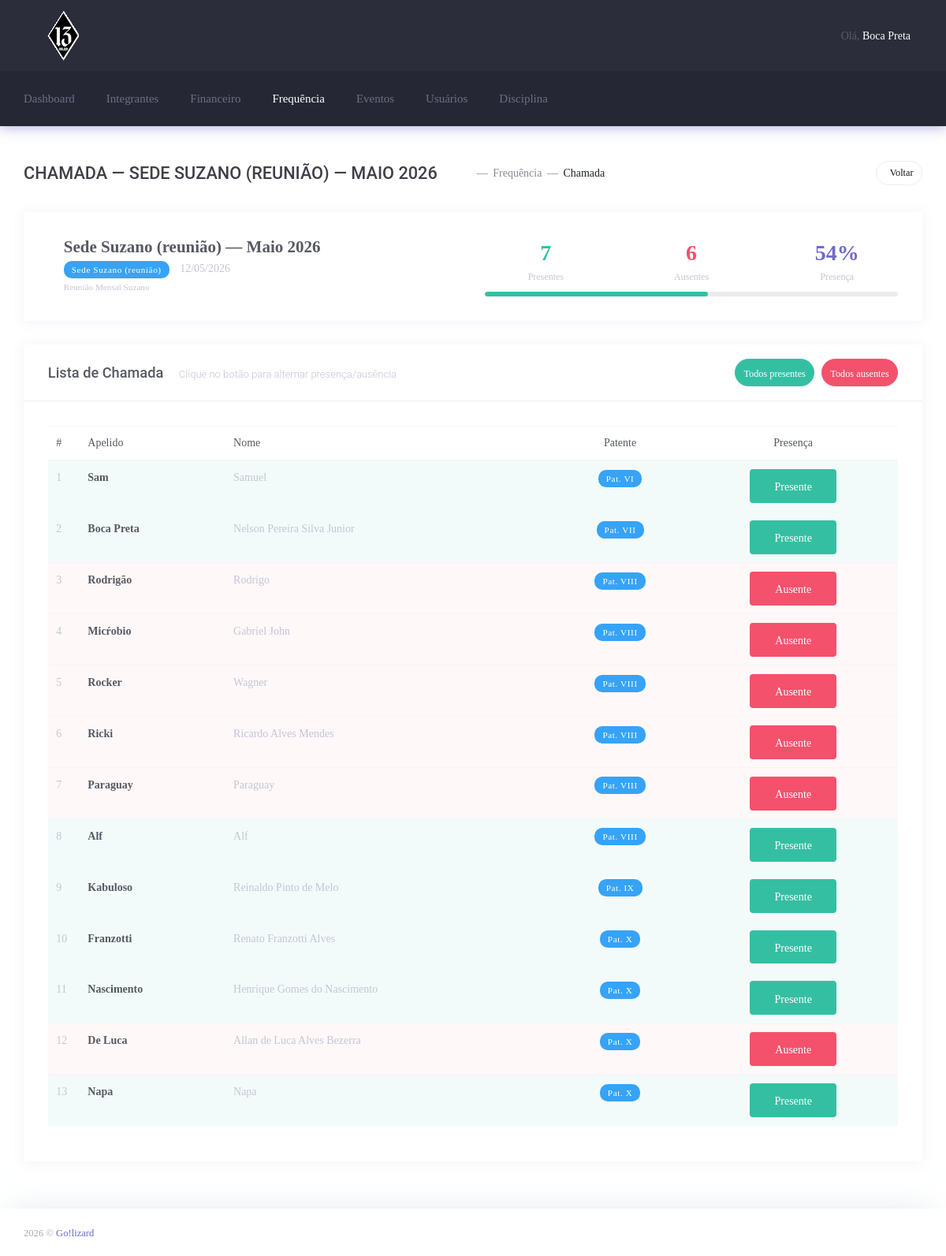
/admin/frequencia/chamada.php?id=3 (signed in), run on the app's committed database.
### tables this page shows
CREATE TABLE `cadastro_integrante` (
  `id` int(11) NOT NULL,
  `nome` varchar(200) NOT NULL,
  `apelido` varchar(200) NOT NULL,
  `veiculo` varchar(200) NOT NULL,
  `cnh` varchar(200) NOT NULL,
  `padrinho` int(20) NOT NULL,
  `data_apresentacao` datetime NOT NULL,
  `faccao` int(20) NOT NULL,
  `patente` int(10) NOT NULL,
  `nascimento` datetime NOT NULL,
  `endereco` varchar(200) NOT NULL,
  `num_endereco` varchar(200) NOT NULL,
  `cidade` varchar(200) NOT NULL,
  `estado` varchar(200) NOT NULL,
  `cep` varchar(200) NOT NULL,
  `complemento` varchar(200) NOT NULL,
  `bairro` varchar(200) NOT NULL,
  `telefone` varchar(200) NOT NULL,
  `comercial` varchar(200) NOT NULL,
  `celular` varchar(200) NOT NULL,
  `recados` varchar(200) NOT NULL,
  `email` varchar(200) NOT NULL,
  `foto` varchar(255) DEFAULT NULL,
  `status` int(10) NOT NULL DEFAULT 1 COMMENT '1 - Ativo\r\n2 - Afastado\r\n3 - Desligado\r\n4 - Suspenso'
);

CREATE TABLE `eventos` (
  `id` int(11) NOT NULL,
  `faccao` int(11) NOT NULL DEFAULT 1,
  `tipo` tinyint(2) NOT NULL COMMENT '1=Sede Estadual (padrão)\n2=Sede Estadual (reunião geral)\n3=Sede Suzano (reunião)\n4=Sede Suzano (confraternização)\n5=Evento Fora\n6=Evento Obrigatório',
  `nome` varchar(200) NOT NULL,
  `data_evento` date NOT NULL,
  `observacao` varchar(500) DEFAULT NULL,
  `created_at` timestamp NULL DEFAULT current_timestamp()
);

CREATE TABLE `frequencias` (
  `id` int(11) NOT NULL,
  `evento_id` int(11) NOT NULL,
  `integrante_id` int(11) NOT NULL,
  `presente` tinyint(1) NOT NULL DEFAULT 0,
  `patente_no_evento` int(11) DEFAULT NULL,
  `status_no_evento` int(11) DEFAULT NULL,
  `updated_at` timestamp NULL DEFAULT current_timestamp() ON UPDATE current_timestamp()
);

### admin/frequencia/chamada.php (the view, shortened to what the rows shown need)
<?php
    require_once ('../inc/general.php');
    $evento_id = isset($_GET['id']) ? (int)$_GET['id'] : 0;
    $tipos_evento = [
        1 => 'Sede Estadual (padrão)',
        2 => 'Sede Estadual (reunião geral)',
        3 => 'Sede Suzano (reunião)',
        4 => 'Sede Suzano (confraternização)',
        5 => 'Evento Fora',
        6 => 'Evento Obrigatório',
    ];
    $tipo_badge = [
        1 => 'm-badge--metal',
        2 => 'm-badge--brand',
        3 => 'm-badge--info',
        4 => 'm-badge--success',
        5 => 'm-badge--warning',
        6 => 'm-badge--danger',
    ];
    $stmt = $conn->prepare("SELECT * FROM eventos WHERE id = ?");
    $stmt->bind_param("i", $evento_id);
    $stmt->execute();
    $evento = $stmt->get_result()->fetch_assoc();
    $stmt2 = $conn->prepare("
        SELECT f.id AS freq_id, f.presente, f.patente_no_evento,
               ci.id AS integrante_id, ci.apelido, ci.nome, ci.status
        FROM frequencias f
        INNER JOIN cadastro_integrante ci ON ci.id = f.integrante_id
        WHERE f.evento_id = ?
        ORDER BY ci.patente ASC
    ");
    $stmt2->bind_param("i", $evento_id);
    $stmt2->execute();
    $chamada = $stmt2->get_result()->fetch_all(MYSQLI_ASSOC);
    function patente_label($p) {
        $map = [1=>'I',2=>'II',3=>'III',4=>'IV',5=>'V',6=>'VI',7=>'VII',8=>'VIII',9=>'IX',10=>'X'];
        return $map[$p] ?? '—';
    }
?>
<!DOCTYPE html>
<html lang="pt-br">
    <head>
        <link href="css/style.bundle.css" rel="stylesheet" type="text/css" />
    </head>
    <body class="m-page--wide m-header--fixed m-header--fixed-mobile m-footer--push m-aside--offcanvas-default">
        <div class="m-grid m-grid--hor m-grid--root m-page">
            <header class="m-grid__item m-header" data-minimize="minimize" data-minimize-offset="200" data-minimize-mobile-offset="200">
                <div class="m-header__top">
                    <div class="m-container m-container--responsive m-container--xxl m-container--full-height m-page__container">
                        <div class="m-stack m-stack--ver m-stack--desktop">
                            <?php include_once('../inc/topbar.php'); ?>
                        </div>
                    </div>
                </div>
            </header>
            <div class="m-grid__item m-grid__item--fluid m-grid m-grid--hor-desktop m-grid--desktop m-body">
                <div class="m-grid__item m-grid__item--fluid m-grid m-grid--ver m-container m-container--responsive m-container--xxl m-page__container">
                    <div class="m-grid__item m-grid__item--fluid m-wrapper">
                        <div class="m-subheader">
                            <div class="d-flex align-items-center">
                                <div class="mr-auto">
                                    <h3 class="m-subheader__title" style="text-transform:uppercase;">
                                        Chamada — <?= htmlspecialchars($evento['nome']) ?>
                                    </h3>
                                    <ul class="m-subheader__breadcrumbs m-nav m-nav--inline">
                                        <li class="m-nav__separator">—</li>
                                        <li class="m-nav__item">
                                        </li>
                                        <li class="m-nav__separator">—</li>
                                        <li class="m-nav__item">
                                        </li>
                                    </ul>
                                </div>
                            </div>
                        </div>
                        <div class="m-content">
                            <div class="m-portlet m-portlet--mobile">
                                <div class="m-portlet__body">
                                    <div class="row align-items-center">
                                        <div class="col-md-6">
                                            <div class="d-flex align-items-center">
                                                <div>
                                                    <h4 class="m--font-boldest m--margin-bottom-5">
                                                        <?= htmlspecialchars($evento['nome']) ?>
                                                    </h4>
                                                    <span class="m-badge <?= $tipo_badge[$evento['tipo']] ?> m-badge--wide m--margin-right-10">
                                                        <?= $tipos_evento[$evento['tipo']] ?>
                                                    </span>
                                                    <span class="m--font-metal">
                                                        <?= date('d/m/Y', strtotime($evento['data_evento'])) ?>
                                                    </span>
                                                    <?php if ($evento['observacao']): ?>
                                                        <br><small class="m--font-metal"><?= htmlspecialchars($evento['observacao']) ?></small>
                                                    <?php endif; ?>
                                                </div>
                                            </div>
                                        </div>
                                    </div>
                                </div>
                            </div>
                            <div class="m-portlet m-portlet--mobile">
                                <div class="m-portlet__body">
                                    <?php if (empty($chamada)): ?>
                                        <div class="m--align-center" style="padding:40px 0;">
                                            <i class="la la-users m--font-metal" style="font-size:4rem;"></i>
                                            <h3 class="m--font-metal m--margin-top-10">Nenhum integrante convocado.</h3>
                                        </div>
                                    <?php else: ?>
                                    <div class="table-responsive">
                                        <table class="table table-hover m-table" id="tabela-chamada">
                                            <thead class="m-table__head">
                                                <tr>
                                                    <th style="width:40px;">#</th>
                                                    <th>Apelido</th>
                                                    <th>Nome</th>
                                                    <th class="m--align-center">Patente</th>
                                                    <th class="m--align-center">Presença</th>
                                                </tr>
                                            </thead>
                                            <tbody>
                                                <?php foreach ($chamada as $i => $r): ?>
                                                <tr id="row-<?= $r['freq_id'] ?>"
                                                    class="<?= $r['presente'] ? 'row-presente' : 'row-ausente' ?>">
                                                    <td class="m--font-metal"><?= $i + 1 ?></td>
                                                    <td class="m--font-boldest"><?= htmlspecialchars($r['apelido']) ?></td>
                                                    <td class="m--font-metal"><?= htmlspecialchars($r['nome']) ?></td>
                                                    <td class="m--align-center">
                                                        <span class="m-badge m-badge--info m-badge--wide">
                                                            Pat. <?= patente_label($r['patente_no_evento']) ?>
                                                        </span>
                                                    </td>
                                                    <td class="m--align-center">
                                                        <button
                                                            class="btn btn-chamada <?= $r['presente'] ? 'btn-presente' : 'btn-ausente' ?>"
                                                            id="btn-<?= $r['freq_id'] ?>"
                                                            data-freq="<?= $r['freq_id'] ?>"
                                                            data-presente="<?= (int)$r['presente'] ?>"
                                                            onclick="togglePresenca(this)">
                                                            <?= $r['presente'] ? '<i class="la la-check"></i> Presente' : '<i class="la la-times"></i> Ausente' ?>
                                                        </button>
                                                    </td>
                                                </tr>
                                                <?php endforeach; ?>
                                            </tbody>
                                        </table>
                                    </div>
                                    <?php endif; ?>
                                </div>
                            </div>
                        </div>
                    </div>
                </div>
            </div>
        </div>
    </body>
</html>

### admin/inc/topbar.php (shortened to what the rows shown need)
<div class="m-stack__item m-stack__item--fluid m-header-head" id="m_header_nav">
    <div id="m_header_topbar" class="m-topbar m-stack m-stack--ver m-stack--general">
        <div class="m-stack__item m-topbar__nav-wrapper">
            <ul class="m-topbar__nav m-nav m-nav--inline">
                <li class="m-nav__item m-topbar__user-profile m-topbar__user-profile--img m-dropdown m-dropdown--medium m-dropdown--arrow m-dropdown--header-bg-fill m-dropdown--align-right m-dropdown--mobile-full-width m-dropdown--skin-light"
                    data-dropdown-toggle="click">
                    <a href="#" class="m-nav__link m-dropdown__toggle">
                        <span class="m-topbar__welcome">Olá,&nbsp;</span>
                        <span class="m-topbar__username"><?php echo $apelido; ?></span>
                    </a>
                </li>
            </ul>
        </div>
    </div>
</div>

### data on the page
cadastro_integrante: apelido "Boca Preta"
eventos: nome "SEDE SUZANO (REUNIÃO) — MAIO 2026", nome "Sede Suzano (reunião) — Maio 2026", tipo "Sede Suzano (reunião)", data_evento "12/05/2026", observacao "Reunião Mensal Suzano"
frequencias: integrante.apelido "Sam", integrante.nome "Samuel", patente_no_evento "VI", presente "Presente"
frequencias: integrante.apelido "Boca Preta", integrante.nome "Nelson Pereira Silva Junior", patente_no_evento "VII", presente "Presente"
frequencias: integrante.apelido "Rodrigão", integrante.nome "Rodrigo", patente_no_evento "VIII", presente "Ausente"
frequencias: integrante.apelido "Micŕobio", integrante.nome "Gabriel John", patente_no_evento "VIII", presente "Ausente"
frequencias: integrante.apelido "Rocker", integrante.nome "Wagner", patente_no_evento "VIII", presente "Ausente"
frequencias: integrante.apelido "Ricki", integrante.nome "Ricardo Alves Mendes", patente_no_evento "VIII", presente "Ausente"
frequencias: integrante.apelido "Paraguay", integrante.nome "Paraguay", patente_no_evento "VIII", presente "Ausente"
frequencias: integrante.apelido "Alf", integrante.nome "Alf", patente_no_evento "VIII", presente "Presente"
frequencias: integrante.apelido "Kabuloso", integrante.nome "Reinaldo Pinto de Melo", patente_no_evento "IX", presente "Presente"
frequencias: integrante.apelido "Franzotti", integrante.nome "Renato Franzotti Alves", patente_no_evento "X", presente "Presente"
frequencias: integrante.apelido "Nascimento", integrante.nome "Henrique Gomes do Nascimento", patente_no_evento "X", presente "Presente"
frequencias: integrante.apelido "De Luca", integrante.nome "Allan de Luca Alves Bezerra", patente_no_evento "X", presente "Ausente"
frequencias: integrante.apelido "Napa", integrante.nome "Napa", patente_no_evento "X", presente "Presente"

### other printed values
$presentes "7"
$ausentes "6"
$pc "54"
